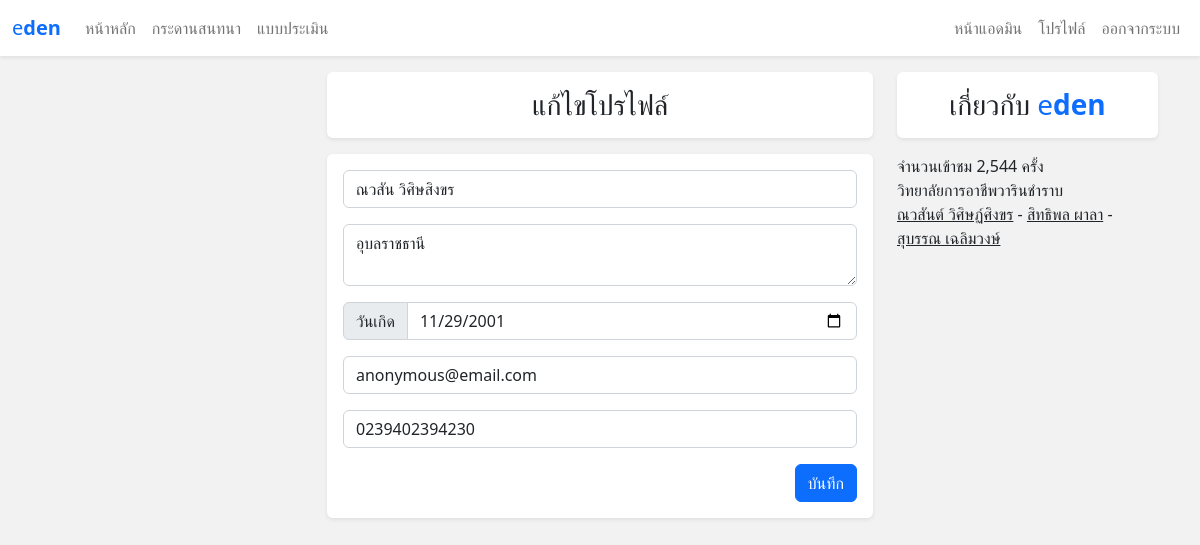
The app's page /profile (signed in) with its own data.
### tables this page shows
CREATE TABLE `member` (
  `mem_id` int(5) NOT NULL,
  `mem_name` varchar(200) NOT NULL,
  `mem_address` varchar(200) NOT NULL,
  `mem_date` date NOT NULL,
  `mem_email` varchar(100) NOT NULL,
  `mem_tel` varchar(20) NOT NULL,
  `mem_username` varchar(50) NOT NULL,
  `mem_password` varchar(50) NOT NULL,
  `mem_view` int(5) NOT NULL,
  `mem_status` varchar(10) NOT NULL,
  `mem_regis_date` date NOT NULL
);

### modules/getParams.php (called while the page is built, shortened)
<?php
function fetch($result){
    return mysqli_fetch_assoc($result);
}

### pages/profile.php (the view, shortened to what this page needs)
<?php
$usr_id = $_SESSION['usr'];
$mem=fetch($db->query("SELECT * FROM member WHERE mem_id = " . $usr_id));
?>
<?php FrameStart(); ?>
<h3 class="bg-white rounded shadow-sm p-3 my-3 text-center">แก้ไขโปรไฟล์</h3>
<form method="post" class="bg-white rounded shadow-sm p-3 my-3">
    <input type="text" name="mem_name" placeholder="ชื่อ - สกุล" id="" value="<?php echo $mem['mem_name']; ?>" class="form-control mb-3" required>
    <textarea name="mem_address" class="form-control mb-3" placeholder="ที่อยู่" required><?php echo $mem['mem_address']; ?></textarea>
    <div class="mb-3 input-group">
        <label for="" class="input-group-text">วันเกิด</label>
        <input type="date" name="mem_date" required  value="<?php echo $mem['mem_date']; ?>" class="form-control">
    </div>
    <input type="email" name="mem_email" placeholder="อีเมล" class="form-control mb-3" value="<?php echo $mem['mem_email']; ?>" required>
    <input type="number" name="mem_tel" required placeholder="เบอร์โทร" class="form-control mb-3" value="<?php echo $mem['mem_tel']; ?>">
    <div class="text-end">
        <button name="regis" class="btn btn-primary">บันทึก</button>
    </div>
</form>
<?php FrameEnd(); ?>

### modules/Frame.php (shortened to what this page needs)
<?php function FrameStart() {  ?>
<div class="container">
    <div class="row">
        <div class="col-md-3"></div>
        <div class="col-md-6">
<?php } function FrameEnd() {
    require('./modules/Database.php');  ?>
        </div>
        <div class="col-md-3">
        <h3 class="bg-white rounded shadow-sm p-3 my-3 text-center">เกี่ยวกับ <span class="text-primary">e<span class="fw-bold">den</span></span></h3>
        <div>
            <?php if(isset($_SESSION['usr'])): ?>
               จำนวนเข้าชม <?php echo number_format(fetch($db->query("SELECT * FROM member WHERE mem_id = " . $_SESSION['usr']))['mem_view'] ?? 0); ?> ครั้ง
               <?php endif; ?>
            </div>
            <div>
                <div>วิทยาลัยการอาชีพวารินชำราบ</div>
                <div>
                <a class="text-dark" href="https://github.com/Arikato111">ณวสันต์ วิศิษฏ์ศิงขร</a> -
                <a class="text-dark" href="mailto:zxcmarksf0456@gmail.com">สิทธิพล ผาลา</a> -
                <a class="text-dark" href="https://www.facebook.com/tanotookzon">สุบรรณ เฉลิมวงษ์</a>
            </div>
            </div>
        </div>
        </div>
    </div>
<?php } ?>

### records on screen
member: mem_name "ณวสัน วิศิษสิงขร", mem_address "อุบลราชธานี", mem_date "11/29/2001", mem_email "anonymous@email.com", mem_tel "0239402394230", mem_view "2,544"
